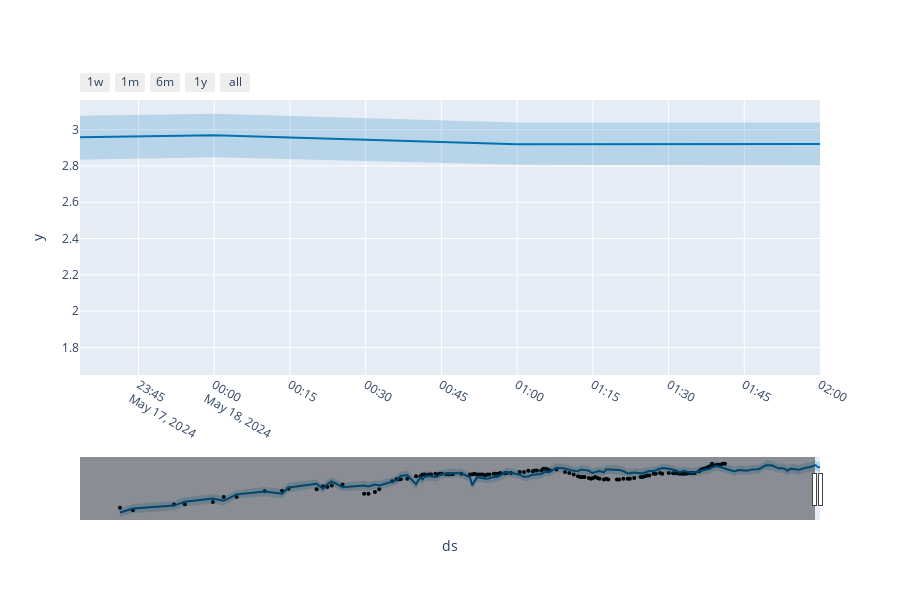

The code cell stored with this chart in its notebook:
### Code cell
m = Prophet(
    yearly_seasonality=False,  
    weekly_seasonality=False,  
    daily_seasonality=True,    
    changepoint_range=0.8,     
    changepoint_prior_scale=0.9,
    changepoints=['2024-05-09 04:00:00'],
    growth="linear"         
)

# Defina os pontos de mudança
m.add_seasonality(name='daily', period=1, fourier_order=1, prior_scale = 0.01)
m.add_regressor("pos_wind", mode = "multiplicative", prior_scale = 0.8)

# Ajuste o modelo
m.fit(sao_goncalo_data)

# Realize previsões
future = m.make_future_dataframe(periods=44, freq='h')  

future['pos_wind'] = pos_wind['pos_wind']

forecast = m.predict(future)

# Visualize o resultado do modelo
plot_plotly(m, forecast)

### Figure 1 — Plotly figure (JSON) as saved in the notebook; plotly's stock layout.template omitted (floating-point values rounded to 4 significant figures; data arrays with more than 128 entries replaced by an {"elided": "..."} marker saying what was removed)
{"data": [{"marker": {"color": "black", "size": 4}, "mode": "markers", "name": "Actual", "type": "scatter", "x": ["2024-05-04T14:00:00", "2024-05-04T20:00:00", "2024-05-05T15:00:00", "2024-05-05T20:00:00", "2024-05-06T09:00:00", "2024-05-06T14:00:00", "2024-05-06T20:00:00", "2024-05-07T09:00:00", "2024-05-07T17:00:00", "2024-05-07T20:00:00", "2024-05-08T09:00:00", "2024-05-08T12:00:00", "2024-05-08T14:00:00", "2024-05-08T16:00:00", "2024-05-08T21:00:00", "2024-05-09T07:00:00", "2024-05-09T09:00:00", "2024-05-09T12:00:00", "2024-05-09T14:00:00", "2024-05-09T20:00:00", "2024-05-09T22:00:00", "2024-05-09T23:00:00", "2024-05-10T00:00:00", "2024-05-10T03:00:00", "2024-05-10T07:00:00", "2024-05-10T09:00:00", "2024-05-10T10:00:00", "2024-05-10T11:00:00", "2024-05-10T12:00:00", "2024-05-10T13:00:00", "2024-05-10T14:00:00", "2024-05-10T16:00:00", "2024-05-10T17:00:00", "2024-05-10T18:00:00", "2024-05-10T19:00:00", "2024-05-10T21:00:00", "2024-05-10T22:00:00", "2024-05-10T23:00:00", "2024-05-11T00:00:00", "2024-05-11T04:00:00", "2024-05-11T08:00:00", "2024-05-11T09:00:00", "2024-05-11T10:00:00", "2024-05-11T11:00:00", "2024-05-11T12:00:00", "2024-05-11T13:00:00", "2024-05-11T14:00:00", "2024-05-11T15:00:00", "2024-05-11T16:00:00", "2024-05-11T17:00:00", "2024-05-11T19:00:00", "2024-05-11T20:00:00", "2024-05-11T21:00:00", "2024-05-11T22:00:00", "2024-05-12T00:00:00", "2024-05-12T01:00:00", "2024-05-12T03:00:00", "2024-05-12T07:00:00", "2024-05-12T09:00:00", "2024-05-12T11:00:00", "2024-05-12T13:00:00", "2024-05-12T14:00:00", "2024-05-12T15:00:00", "2024-05-12T17:00:00", "2024-05-12T18:00:00", "2024-05-12T19:00:00", "2024-05-12T20:00:00", "2024-05-12T21:00:00", "2024-05-13T00:00:00", "2024-05-13T04:00:00", "2024-05-13T06:00:00", "2024-05-13T08:00:00", "2024-05-13T10:00:00", "2024-05-13T11:00:00", "2024-05-13T12:00:00", "2024-05-13T13:00:00", "2024-05-13T15:00:00", "2024-05-13T16:00:00", "2024-05-13T17:00:00", "2024-05-13T18:00:00", "2024-05-13T19:00:00", "2024-05-13T20:00:00", "2024-05-13T22:00:00", "2024-05-13T23:00:00", "2024-05-14T00:00:00", "2024-05-14T04:00:00", "2024-05-14T05:00:00", "2024-05-14T07:00:00", "2024-05-14T09:00:00", "2024-05-14T10:00:00", "2024-05-14T12:00:00", "2024-05-14T15:00:00", "2024-05-14T16:00:00", "2024-05-14T17:00:00", "2024-05-14T18:00:00", "2024-05-14T19:00:00", "2024-05-14T21:00:00", "2024-05-14T22:00:00", "2024-05-15T00:00:00", "2024-05-15T01:00:00", "2024-05-15T04:00:00", "2024-05-15T06:00:00", "2024-05-15T07:00:00", "2024-05-15T08:00:00", "2024-05-15T09:00:00", "2024-05-15T10:00:00", "2024-05-15T11:00:00", "2024-05-15T12:00:00", "2024-05-15T13:00:00", "2024-05-15T14:00:00", "2024-05-15T15:00:00", "2024-05-15T16:00:00", "2024-05-15T18:00:00", "2024-05-15T19:00:00", "2024-05-15T20:00:00", "2024-05-15T21:00:00", "2024-05-15T22:00:00", "2024-05-15T23:00:00", "2024-05-16T00:00:00", "2024-05-16T00:00:00", "2024-05-16T01:00:00", "2024-05-16T02:00:00", "2024-05-16T03:00:00", "2024-05-16T04:00:00", "2024-05-16T05:00:00", "2024-05-16T06:00:00"], "y": [1.94, 1.88, 2.02, 2.03, 2.08, 2.2, 2.2, 2.34, 2.35, 2.4, 2.39, 2.46, 2.44, 2.48, 2.5, 2.28, 2.28, 2.32, 2.39, 2.58, 2.63, 2.63, 2.63, 2.64, 2.7, 2.7, 2.74, 2.74, 2.72, 2.74, 2.74, 2.76, 2.74, 2.76, 2.76, 2.75, 2.75, 2.75, 2.75, 2.76, 2.74, 2.74, 2.76, 2.74, 2.74, 2.74, 2.74, 2.72, 2.74, 2.74, 2.76, 2.76, 2.76, 2.78, 2.77, 2.78, 2.78, 2.8, 2.8, 2.83, 2.82, 2.84, 2.84, 2.84, 2.88, 2.88, 2.86, 2.84, 2.86, 2.8, 2.78, 2.74, 2.7, 2.68, 2.68, 2.68, 2.66, 2.64, 2.66, 2.68, 2.66, 2.64, 2.62, 2.64, 2.62, 2.62, 2.62, 2.64, 2.64, 2.64, 2.66, 2.68, 2.68, 2.7, 2.72, 2.72, 2.76, 2.76, 2.78, 2.76, 2.78, 2.77, 2.77, 2.77, 2.76, 2.76, 2.76, 2.76, 2.78, 2.78, 2.78, 2.78, 2.82, 2.86, 2.88, 2.89, 2.92, 2.94, 2.96, 3, 2.96, 2.97, 2.98, 2.98, 3, 3]}, {"hoverinfo": "skip", "line": {"width": 0}, "mode": "lines", "type": "scatter", "x": {"elided": "169 str values"}, "y": {"elided": "169 float values"}}, {"fill": "tonexty", "fillcolor": "rgba(0, 114, 178, 0.2)", "line": {"color": "#0072B2", "width": 2}, "mode": "lines", "name": "Predicted", "type": "scatter", "x": {"elided": "169 str values"}, "y": {"elided": "169 float values"}}, {"fill": "tonexty", "fillcolor": "rgba(0, 114, 178, 0.2)", "hoverinfo": "skip", "line": {"width": 0}, "mode": "lines", "type": "scatter", "x": {"elided": "169 str values"}, "y": {"elided": "169 float values"}}], "layout": {"height": 600, "showlegend": false, "width": 900, "xaxis": {"autorange": false, "range": ["2024-05-17 23:33:24.7135", "2024-05-18 02:00"], "rangeselector": {"buttons": [{"count": 7, "label": "1w", "step": "day", "stepmode": "backward"}, {"count": 1, "label": "1m", "step": "month", "stepmode": "backward"}, {"count": 6, "label": "6m", "step": "month", "stepmode": "backward"}, {"count": 1, "label": "1y", "step": "year", "stepmode": "backward"}, {"step": "all"}]}, "rangeslider": {"autorange": true, "range": ["2024-05-03 19:29:08.5714", "2024-05-18 02:00"], "visible": true, "yaxis": {"_template": null, "rangemode": "match"}}, "title": {"text": "ds"}, "type": "date"}, "yaxis": {"autorange": true, "range": [1.648, 3.164], "title": {"text": "y"}, "type": "linear"}}}
